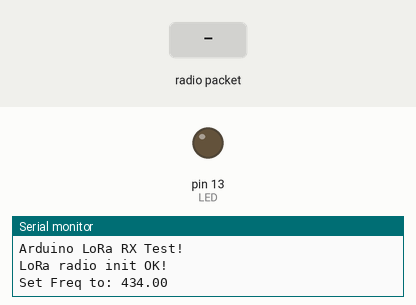
A sketch run on a simulated Arduino Uno, built with avr-gcc and run on an emulated ATmega328P. On the bench: output pins drawn as LEDs (lit = HIGH), the last lines printed to the serial monitor. Inputs (shaded band) come from the test bench. No radio packets arrive unless stated; pins used as bus, display or sensor lines are not drawn.

Above: at 2.2 s.
2.3 s: radio packet "1" arrives
At 2.41 s:
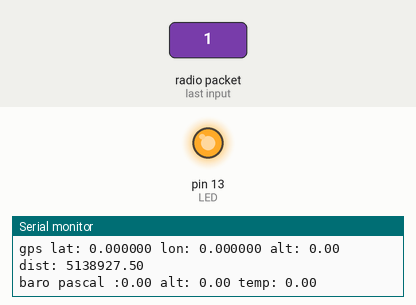
Timing chart, 0 to 5.3 s (numbered marks = the images above; inputs shaded):
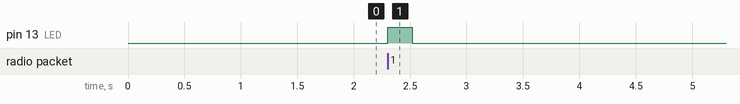

Measured:
- after the input at 2.3 s, pin 13 (LED): LOW → HIGH at once, → LOW 0.22 s later

The sketch:

lora_rx_uno.ino
```cpp
#include <SPI.h>
#include <RH_RF95.h>
#include <TinyGPS++.h>
TinyGPSPlus gps;

float myLat = 32.1039;
float myLon = 35.20935;

#define RFM95_CS 10
#define RFM95_RST 9
#define RFM95_INT 2

// Change to 434.0 or other frequency, must match RX's freq!
//#define RF95_FREQ 915.0
#define RF95_FREQ 434.0
//#define RF95_FREQ 440.0
byte recieveVal[42];

// Singleton instance of the radio driver
RH_RF95 rf95(RFM95_CS, RFM95_INT);

// Blinky on receipt
#define LED 13

void setup()
{
  pinMode(LED, OUTPUT);
  pinMode(RFM95_RST, OUTPUT);
  digitalWrite(RFM95_RST, HIGH);

  while (!Serial);
  Serial.begin(9600);
  delay(1000);

  Serial.println("Arduino LoRa RX Test!");

  // manual reset
  digitalWrite(RFM95_RST, LOW);
  delay(10);
  digitalWrite(RFM95_RST, HIGH);
  delay(10);

  while (!rf95.init()) {
    Serial.println("LoRa radio init failed");
    while (1);
  }
  Serial.println("LoRa radio init OK!");

  // Defaults after init are 434.0MHz, modulation GFSK_Rb250Fd250, +13dbM
  if (!rf95.setFrequency(RF95_FREQ)) {
    Serial.println("setFrequency failed");
    while (1);
  }
  Serial.print("Set Freq to: "); Serial.println(RF95_FREQ);

  // Defaults after init are 434.0MHz, 13dBm, Bw = 125 kHz, Cr = 4/5, Sf = 128chips/symbol, CRC on

  // The default transmitter power is 13dBm, using PA_BOOST.
  // If you are using RFM95/96/97/98 modules which uses the PA_BOOST transmitter pin, then
  // you can set transmitter powers from 5 to 23 dBm:
  rf95.setTxPower(23, false);
}

void loop()
{
  if (rf95.available())
  {
    // Should be a message for us now
//    uint8_t buf[71]={0};
//    uint8_t len = sizeof(buf);
    uint8_t len = sizeof(recieveVal);

    if (rf95.recv(recieveVal, &len))
    {
      digitalWrite(LED, HIGH);
//      RH_RF95::printBuffer("Received: ", recieveVal, len);
      float lat = *(float*)(recieveVal);
      float lon = *(float*)(recieveVal + 4);
      float alt = *(float*)(recieveVal + 8);
      float pascals = *(float*)(recieveVal + 12);
      float altm = *(float*)(recieveVal + 16);
      float tempC = *(float*)(recieveVal + 20);
      int16_t count = *(int16_t*)(recieveVal + 24);
      int16_t recive = *(int16_t*)(recieveVal + 26);
      int16_t rssi = *(int16_t*)(recieveVal + 28);
      int16_t snr = *(int16_t*)(recieveVal + 30);
      float cpm =*(float*)(recieveVal + 32);
      int16_t bat = *(int16_t*)(recieveVal + 36);
      uint8_t ird_sig = *(uint8_t*)(recieveVal + 38);
      uint8_t hr = *(uint8_t*)(recieveVal + 39);
      uint8_t mn = *(uint8_t*)(recieveVal + 40);
      uint8_t se = *(uint8_t*)(recieveVal + 41);

//      Serial.println((char*)buf);
      Serial.print("massege count :  ");
      Serial.println(count);
      Serial.print("gps lat: ");
      Serial.print(lat,6);
      Serial.print(" lon: ");
      Serial.print(lon,6);
      Serial.print(" alt: ");
      Serial.print(alt);
      Serial.print(" dist: ");
      Serial.println(gps.distanceBetween(myLat,myLon,lat,lon));
      Serial.print("baro pascal :");
      Serial.print(pascals);
      Serial.print(" alt: ");
      Serial.print(altm);
      Serial.print(" temp: ");
      Serial.println(tempC);
      Serial.print("Geiger cpm: ");
      Serial.println(cpm);
      Serial.print("param rssi: ");
      Serial.print(rssi);
      Serial.print(" SNR: ");
      Serial.println(snr);
//      Serial.print("iridium signal: ");
//      Serial.println(ird_sig);
      Serial.print("gps time: ");
      Serial.print(hr+2);
      Serial.print(":");
      Serial.print(mn);
      Serial.print(":");
      Serial.println(se);
      if(recive){
      Serial.println("send massege success :-)");
      }else{
      Serial.println("send massege fail :-(");
      }
      Serial.print("RSSI: ");
      Serial.println(rf95.lastRssi(), DEC);
      Serial.print("SNR: ");
      Serial.println(rf95.lastSNR(), DEC);
//      Serial.print("BATTARY: ");
//      Serial.println(((float)bat/100));

//      // Send a reply
      uint8_t data[] = "0123456789";
      rf95.send(data, sizeof(data));
      rf95.waitPacketSent();
////      Serial.println("Sent a reply");
      digitalWrite(LED, LOW);
    }
    else
    {
      Serial.println("Receive failed");
    }
    Serial.println();
  }
  delay(1);
}
```
